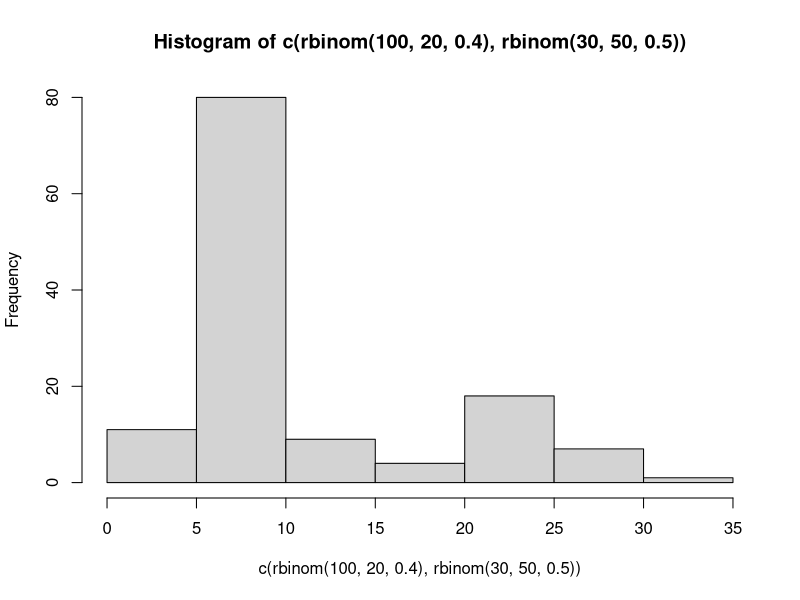

This figure's R source:
library(tidyverse)
shape_entropy<-function(df,norm=F,m=NULL){
  tot_sum<-sum(df$score)
  df$relscore<-df$score/tot_sum
  shape_entropy=2+sum(df$relscore*log2(df$relscore))
  if(norm){
    if(is.null(m)){
      m=abs(max(df$start)-min(df$start))+1}
    shape_entropy=(-1/log(m))*sum(df$relscore*log(df$relscore))
  }
  return(shape_entropy)
}
shape_extropy<-function(df,norm=F,m=NULL){
  tot_sum<-sum(df$score)
  df$relscore<-df$score/tot_sum
  shape_extropy=sum(df$relscore*log2(df$relscore))
  if(norm){
    if(is.null(m)){
      m=abs(max(df$start)-min(df$start))+1}
    shape_extropy=(-1/((m-1)*log(m/(m-1))))*sum((1-df$relscore)*log(1-df$relscore))
  }
  return(shape_extropy)
}
gini_coefficient <- function(x, weights=rep(1,length=length(x))){ ## copied form reldist package
  ox <- order(x)
  x <- x[ox]
  weights <- weights[ox]/sum(weights)
  p <- cumsum(weights)
  nu <- cumsum(weights*x)
  n <- length(nu)
  nu <- nu / nu[n]
  sum(nu[-1]*p[-n]) - sum(nu[-n]*p[-1])
}
calculate_gini<-function(df, include_zeros=F, alpha=NULL){
  if(!is.null(alpha)){
    width_ic<-calculate_width(df,alpha)
    df<-df%>%filter(start>=width_ic[["low"]],start<=width_ic[["up"]])
  }
  if(include_zeros){
    df<-tibble(start=seq(min(df$start), max(df$start)), score=0)%>%filter(!start%in%df$start)%>%rbind(df%>%select(start, score))
  }
  gini_coefficient(df$score)
}
get_stats_samples<-function(pop.vctr,n.samples,counts.sample){
  sample.vctr<-map(1:n.samples,~sample(pop.vctr,counts.sample))
  sample.df<-list()
  sample.stats<-list()
  for(i in 1:n.samples){
    df<-data.frame(table(sample.vctr[[i]]))
    names(df)<-c("start","score")
    df$start<-df$start%>%as.integer()
    sample.df[[i]]<-df
    sample.stats[[i]]<-data.frame(entropy=shape_entropy(df),norm_entropy=shape_entropy(df,norm=T),
                                  extropy=shape_extropy(df),norm_extropy=shape_extropy(df,norm=T),
                                  gini=calculate_gini(df))
  }
  sample.stats<-sample.stats%>%list_rbind()
  return(sample.stats)}

# max.len=30
# min.counts=200
# max.counts=1000
#len=sample.int(30)[1]
#counts=sample.int(1000)
#counts=counts[counts%inseq(min.counts,max.counts)]
#pop.vctr=sample.int(len, size=counts, replace=T, prob = min(c(pnorm(1:len, mean=len/2),pnorm(1:len, mean=len/2, lower.tail = F))))

#norm distribution
n.samples=100
counts_vctr=seq(100,1000,by=100)
len_vctr=seq(5,50,by=10)
p_vctr=seq(0.1,0.9,by=0.1)
params<-expand.grid(counts=counts_vctr, len=len_vctr,p=p_vctr)
perc.sample=0.1
pop.vctr=list()
pop.stats=tibble(pop.entropy=NULL,pop.norm_entropy=NULL,pop.extropy=NULL,pop.norm_extropy=NULL,pop.gini=NULL,pop.range=NULL,counts=NULL,len=NULL,p=NULL)
sample.stats=list()
for(j in 1:nrow(params)){
  if(j%%5==0){print(j/nrow(params))}
  counts=params[j,1]
  len=params[j,2]
  p=params[j,3]
pop.vctr[[j]]=rbinom(counts, len, p=p)+1 #el +1 es porque el 0 esta incluido en la distribucion binomial
pop.range=max(pop.vctr[[j]])-min(pop.vctr[[j]])
# hist(pop.vctr[[j]],breaks=seq(min(pop.vctr[[j]]),max(pop.vctr[[j]])))
pop.df<-data.frame(table(pop.vctr[[j]]))
names(pop.df)<-c("start","score")
pop.df$start<-pop.df$start%>%as.integer()
pop.stats<-bind_rows(pop.stats,c(pop.entropy=shape_entropy(pop.df),pop.norm_entropy=shape_entropy(pop.df,norm=T),
                      pop.extropy=shape_extropy(pop.df),pop.norm_extropy=shape_extropy(pop.df,norm=T),
                      pop.gini=calculate_gini(pop.df), pop.range=pop.range, counts=counts, len=len, p=p))

counts.sample=perc.sample*counts
sample.stats[[j]]<-get_stats_samples(pop.vctr[[j]],n.samples,counts.sample)%>%mutate(n.samples=n.samples,perc.sample=perc.sample, counts.sample=counts.sample)%>%bind_cols(pop.stats[j,])
}
# sample.stats[[j]]%>%ggplot()+geom_density(aes(entropy,fill="entropy"))+geom_density(aes(norm_entropy,,fill="norm_entropy"))+
#   geom_density(aes(extropy,fill="extropy"))+geom_density(aes(norm_extropy, fill="norm_extropy"))+geom_density(aes(gini, fill="gini"))+xlab("Measure")
sample.stats.sum<-map(sample.stats,~summarise(.x,counts=unique(counts),len=unique(len),p=unique(p),
                                              exact_entropy=unique(abs((median(entropy)-pop.entropy)/pop.entropy)),
                                              exact_norm_entropy=unique(abs((median(norm_entropy)-pop.norm_entropy)/pop.norm_entropy)),
                                              exact_extropy=unique(abs((median(extropy)-pop.extropy)/pop.extropy)),
                                              exact_norm_extropy=unique(abs((median(norm_extropy)-pop.norm_extropy)/pop.norm_extropy)),
                                              exact_gini=unique(abs((median(gini)-pop.gini)/pop.gini)),
                                              across(c("entropy","norm_entropy","extropy","norm_extropy","gini"),.fns=~abs((sd(.x)/mean(.x))))))%>%list_rbind()


hist(c(rbinom(100, 20, 0.4),rbinom(30,50,0.5)))

